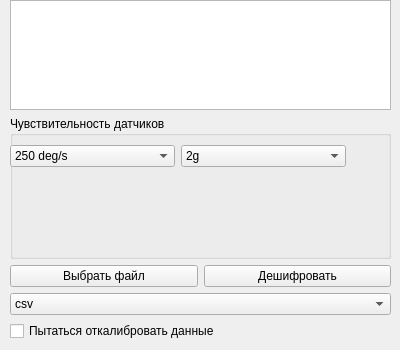
<?xml version="1.0" encoding="UTF-8"?>
<ui version="4.0">
 <class>DecipherWidget</class>
 <widget class="QWidget" name="DecipherWidget">
  <property name="geometry">
   <rect>
    <x>0</x>
    <y>0</y>
    <width>400</width>
    <height>350</height>
   </rect>
  </property>
  <property name="minimumSize">
   <size>
    <width>400</width>
    <height>350</height>
   </size>
  </property>
  <property name="maximumSize">
   <size>
    <width>400</width>
    <height>350</height>
   </size>
  </property>
  <property name="windowTitle">
   <string>Дешифратор</string>
  </property>
  <widget class="QWidget" name="verticalLayoutWidget">
   <property name="geometry">
    <rect>
     <x>10</x>
     <y>0</y>
     <width>381</width>
     <height>341</height>
    </rect>
   </property>
   <layout class="QVBoxLayout" name="verticalLayout_2">
    <item>
     <widget class="QTextEdit" name="info_textEdit">
      <property name="maximumSize">
       <size>
        <width>400</width>
        <height>110</height>
       </size>
      </property>
      <property name="textInteractionFlags">
       <set>Qt::TextSelectableByMouse</set>
      </property>
     </widget>
    </item>
    <item>
     <widget class="QGroupBox" name="sensitivitygroupBox">
      <property name="title">
       <string>Чувствительность датчиков</string>
      </property>
      <widget class="QWidget" name="horizontalLayoutWidget_2">
       <property name="geometry">
        <rect>
         <x>0</x>
         <y>20</y>
         <width>336</width>
         <height>41</height>
        </rect>
       </property>
       <layout class="QHBoxLayout" name="horizontalLayout_2">
        <item>
         <widget class="QComboBox" name="gyrosense_comboBox">
          <property name="currentIndex">
           <number>0</number>
          </property>
          <property name="placeholderText">
           <string>Гироскоп</string>
          </property>
          <item>
           <property name="text">
            <string>250 deg/s</string>
           </property>
          </item>
          <item>
           <property name="text">
            <string>500 deg/s</string>
           </property>
          </item>
          <item>
           <property name="text">
            <string>1000 deg/s</string>
           </property>
          </item>
          <item>
           <property name="text">
            <string>2000 deg/s</string>
           </property>
          </item>
         </widget>
        </item>
        <item>
         <widget class="QComboBox" name="accelsense_comboBox">
          <property name="currentText">
           <string>2g</string>
          </property>
          <property name="currentIndex">
           <number>0</number>
          </property>
          <property name="placeholderText">
           <string>Акселерометр</string>
          </property>
          <item>
           <property name="text">
            <string>2g</string>
           </property>
          </item>
          <item>
           <property name="text">
            <string>4g</string>
           </property>
          </item>
          <item>
           <property name="text">
            <string>8g</string>
           </property>
          </item>
          <item>
           <property name="text">
            <string>16g</string>
           </property>
          </item>
         </widget>
        </item>
       </layout>
      </widget>
     </widget>
    </item>
    <item>
     <layout class="QHBoxLayout" name="horizontalLayout">
      <item>
       <widget class="QPushButton" name="openfile_pushButton">
        <property name="text">
         <string>Выбрать файл</string>
        </property>
       </widget>
      </item>
      <item>
       <widget class="QPushButton" name="decipher_pushButton">
        <property name="text">
         <string>Дешифровать</string>
        </property>
       </widget>
      </item>
     </layout>
    </item>
    <item>
     <widget class="QComboBox" name="saveformat_comboBox">
      <property name="currentIndex">
       <number>0</number>
      </property>
      <property name="placeholderText">
       <string>Формат сохранения</string>
      </property>
      <item>
       <property name="text">
        <string>csv</string>
       </property>
      </item>
      <item>
       <property name="text">
        <string>hdf</string>
       </property>
      </item>
     </widget>
    </item>
    <item>
     <widget class="QCheckBox" name="calibrate_checkBox">
      <property name="text">
       <string>Пытаться откалибровать данные</string>
      </property>
     </widget>
    </item>
   </layout>
  </widget>
 </widget>
 <resources/>
 <connections/>
</ui>
